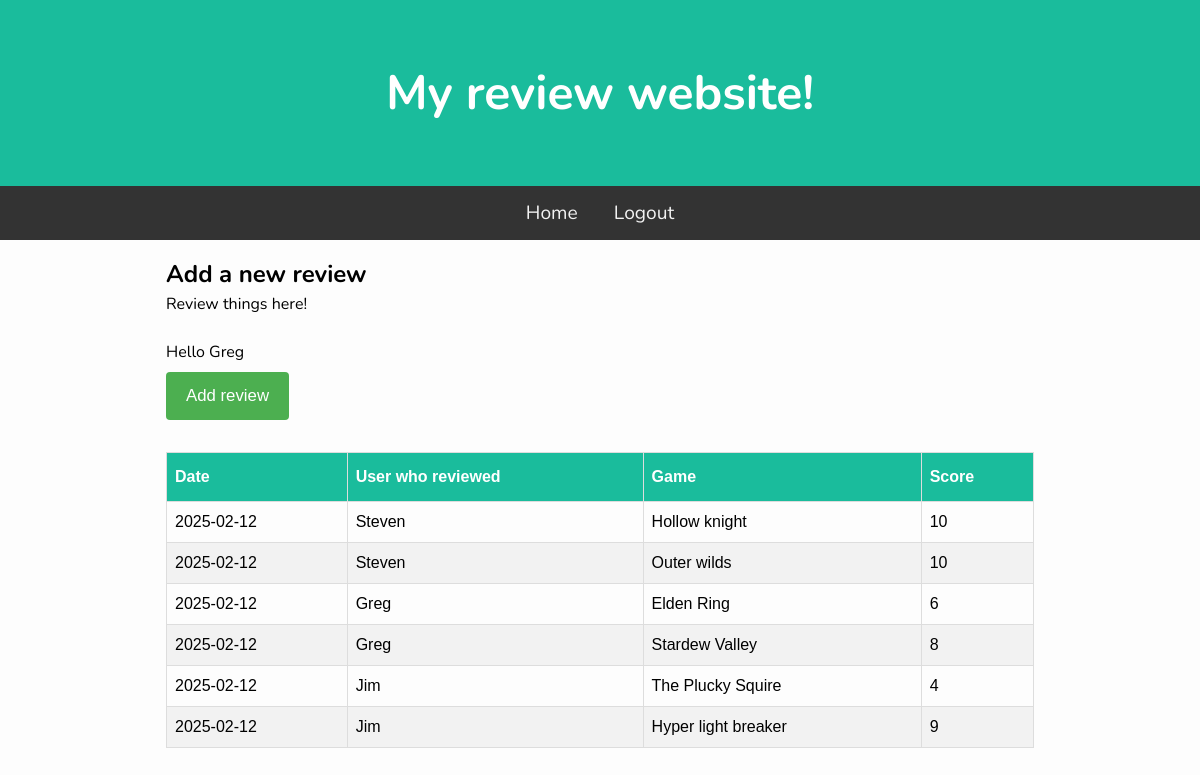
Screenshot of / (signed in) with the database file from the repository.
### tables this page shows
CREATE TABLE Users(id INTEGER PRIMARY KEY AUTOINCREMENT,
                     username TEXT NOT NULL,
                     password TEXT NOT NULL);

CREATE TABLE Guesses(id INTEGER PRIMARY KEY AUTOINCREMENT,
                     user_id INTEGER,
                     date TEXT NOT NULL,
                     score INTEGER,
                     game TEXT NOT NULL);

### main.py (the view)
@app.route("/")
def Home():
    guessData = db.GetAllGuesses()
    return render_template("index.html", guesses=guessData)

### db.py (called while the page is built)
def GetDB():
    db = sqlite3.connect("GTGDB/.database/gtg.db")
    db.row_factory = sqlite3.Row
    return db

def GetAllGuesses():
    db = GetDB()
    guesses = db.execute("""SELECT Guesses.date, Guesses.game, Guesses.score, Users.username
                            FROM Guesses JOIN Users ON Guesses.user_id = Users.id
                            ORDER BY date DESC""").fetchall()
    db.close()
    return guesses

### templates/index.html
{% extends "base.html" %}
{% block content %}
<h2>Add a new review</h2>
<div class="container">
    <p>Review things here!</p>
    {% if session['username'] %}
        <br>
        <p>Hello {{ session['username'] }}</p>
        <a href="/add"><button>Add review</button></a>
    {% endif %}
</div>
<br>
<table class="guess_table">
    <thead>
        <th>Date</th>
        <th>User who reviewed</th>
        <th>Game</th>
        <th>Score</th>
    </thead>
    <tbody>
        {% for guess in guesses %}
        <tr>
            <td>{{ guess['date'] }}</td>
            <td>{{ guess['username'] }}</td>
            <td>{{ guess['game'] }}</td>
            <td>{{ guess['score'] }}</td>
        </tr>
        {% endfor %}
    </tbody>
</table>
{% endblock %}

### static/css/style.css (style rules this page uses)
* { padding: 0; margin: 0; box-sizing: border-box; }
body { background: #fdfdfd; font-family: "Nunito", sans-serif; font-size: 1rem; }
.guess_table { font-family: Arial, Helvetica, sans-serif; border-collapse: collapse; width: 100%; }
.guess_table td, .guess_table th { border: 1px solid #ddd; padding: 8px; }
.guess_table tr:nth-child(even) { background-color: #f2f2f2; }
.guess_table th { padding-top: 12px; padding-bottom: 12px; text-align: left; background-color: #1abc9c; color: white; }
button { background-color: #4CAF50; color: white; padding: 14px 20px; margin: 8px 0; border: none; border-radius: 4px; cursor: pointer; font-size: 1.05em; }

### rows the page displays
Users: username "Greg"
Guesses: date "2025-02-12", username "Steven", game "Hollow knight", score "10"
Guesses: date "2025-02-12", username "Steven", game "Outer wilds", score "10"
Guesses: date "2025-02-12", username "Greg", game "Elden Ring", score "6"
Guesses: date "2025-02-12", username "Greg", game "Stardew Valley", score "8"
Guesses: date "2025-02-12", username "Jim", game "The Plucky Squire", score "4"
Guesses: date "2025-02-12", username "Jim", game "Hyper light breaker", score "9"
